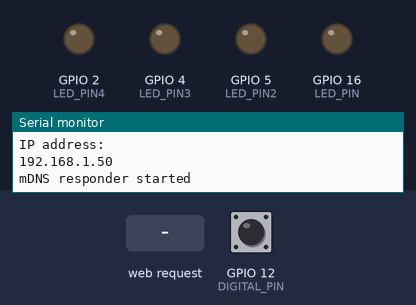
A sketch run on a simulated ESP8266 (NodeMCU). Shown: output pins drawn as LEDs (lit = HIGH), the last lines printed to the serial monitor. The inputs (shaded band) are chosen by the test bench; at power-on: GPIO 12 (DIGITAL_PIN) HIGH. WiFi joins after 1.5 s; servers stay silent unless stated.

Above: at 2.7 s.
2.8 s: HTTP request GET /led/1 received
At 3.9 s:
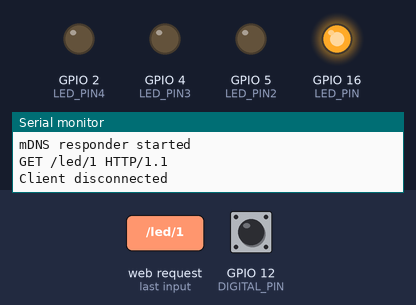
4.3 s: HTTP request GET /a received
At 5.1 s:
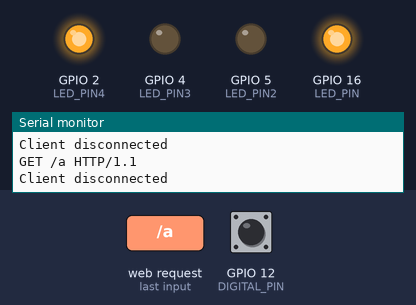
5.8 s: HTTP request GET /led/0 received
At 6.2 s:
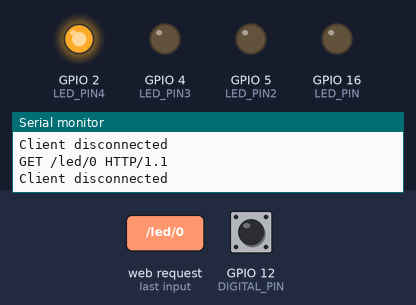
7.3 s: HTTP request GET /led/4 received
At 8.5 s:
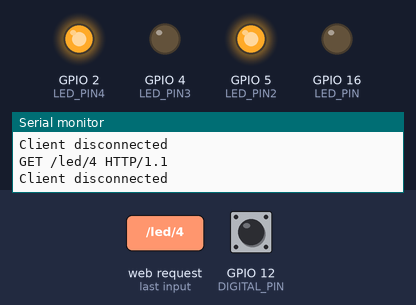
8.8 s: HTTP request GET /led/6 received
At 9.7 s:
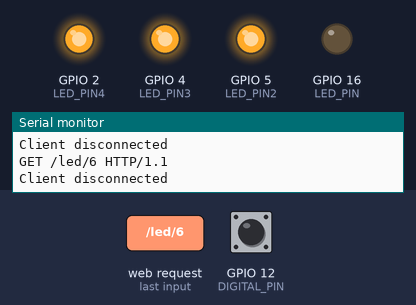
10.3 s: HTTP request GET /led/3 received
At 10.9 s:
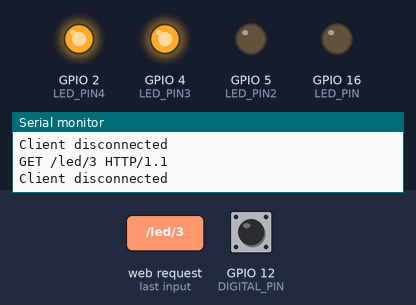
Timing chart, 0 to 12.8 s (numbered marks = the images above; inputs shaded):
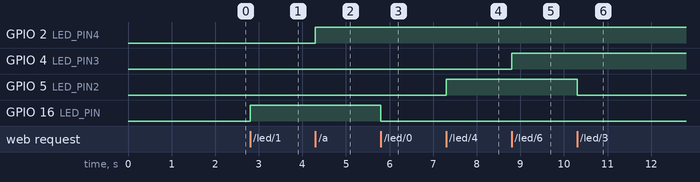

The sketch:

NodeMCU_AP_DOORP1Alarma.ino
```cpp
#include <ESP8266WiFi.h>
#include <ESP8266mDNS.h>

//Configuracion Wi-Fi
const char wifissid[] = "Wifil";
const char wifipsk[] = "123456789";

//LED Definitions
const int LED_PIN = 16; //The one onboard
const int LED_PIN2 = 5;//El GPIO1
const int LED_PIN3 = 4;// EL GPIO2
const int LED_PIN4 = 2;// LA ALARMA EN EL d4


//

const int ANALOG_PIN = A0; //Analog pin
const int DIGITAL_PIN = 12; //Digitial pin to be read

WiFiServer server(80);

    void setup() {
      // put your setup code here, to run once:
      initHardWare();
      connectWiFi();
      server.begin();
      setupMDNS();
    }

//· ····························· Mètodo Principal ·······································
void loop() {
            // Check if connected
            WiFiClient client = server.available();
            if (!client) {
              return;
            }

            //Read the first line of the req.
            String req = client.readStringUntil('\r');
            Serial.println(req);
            client.flush();

            //Cada vol representa a un led ;) ;)
            int vol = -1;
            int vol2 = -1;
            int vol3 = -1;

            //Colocamos la parte de la alarma
            int vol4 = -1;

            //Declaracion de los diferentes estados de la puerta
            //Se declara una entrada digital
            int volX = -1;
            int valor = digitalRead(DIGITAL_PIN);


          //led 1
            if (req.indexOf("/led/0") != -1)
               vol = 0;
            else if (req.indexOf("/led/1") != -1)
               vol = 1;

          //led 2
             else if (req.indexOf("/led/3")!=-1)
             vol2=0;
            else if(req.indexOf("/led/4")!=-1)
             vol2=1;


          //led 3
              else if (req.indexOf("/led/5")!=-1)
             vol3=0;
            else if(req.indexOf("/led/6")!=-1)
             vol3=1;

          //Parte de la puertta
              else if (req.indexOf("/door") !=-1) {
                volX = 1;
              }

          // Parte de la Alarma
              else if (req.indexOf("/a")) {
                vol4 = 1;
              }else if (req.indexOf("/b")) {
                vol4 = 0;
              }


          //De lo contrario ninguno jejejejXDXDXDXD
            else if (req.indexOf("/read") != -1){
              vol = -2;
              vol2 = -2;
              vol3 = -2;
              vol4 = -2;

            }


            //De acuerdo a la respuesta que me dee el servidor, encenderé el led
            if (vol >= 0 ){
               digitalWrite(LED_PIN, vol);
              }
              if (vol2 >=0) {
                digitalWrite(LED_PIN2,vol2);
              }
              if(vol3 >=0){
                digitalWrite(LED_PIN3,vol3);
              }
              if (vol4 >=0) {
                digitalWrite(LED_PIN4,vol4);
              }


             client.flush();

             //Prepare html response

             String s = "HTTP/1.1 200 OK\r\n";
             s += "Content Type: text/html\r\n\r\n";
             s += "<!DOCTYPE HTML>\r\n<html>\r\n";
             s+="<body>";
              s+="<style> body{background-color:#FFF6F2;} p{color:#26BD2B;} section{color:#FF1414;} aside{color:#226882; font-size:0.4em;}</style>";
             //Print a message
             if (vol >= 0) {
              s += "<h5>Se encuentra: </h5>";
              s += (vol)?"<p>Encendido</p>":"<section>Apagado</section>";
             }

             else   if (vol2 >= 0) {

              s += "<h5>Se encuentra:</h5>";
              s += (vol2)?"<p>Encendido</p>":"<section>Apagado</section>";

             }

             else  if (vol3 >=0) {
              s += "<h5>Se encuentra: </h5>";
              s += (vol3)?"<p>Encendido</p>":"<section>Apagado</section>";
             }

             else if (vol4 >=0) {
              s += "<h5>La alarma se encuentra: </h5>";
              s += (vol3)?"<p>Encendida</p>":"<section>Apagada</section>";
             }
            //Entra la parte de la puerta
             else if (volX >=0 ) {

                 if (valor == HIGH) {
                    s += "Habierta";
                    client.flush();
                 }
                 if (valor == LOW) {
                    s += "Cerrada";
                    client.flush();
                 }
            }
            //Fin de la parte de la puerta

             else if (vol == -2) {
              s += "<h5>Todo esta bien</h5>";
              s +="<hr>";
              s +="<aside>Enciende/Apaga</aside>";
              s += "<br>";
             } else if (vol2 == -2) {
              s += "<h5>Todo esta bien</h5>";
              s +="<hr>";
              s +="<aside>Enciende/Apaga</aside>";
              s += "<br>";
              }
              else if (vol3 == -2) {
              s += "<h5>Todo esta bien</h5>";
              s +="<hr>";
              s +="<aside>Enciende/Apaga</aside>";
              s += "<br>";
             }
             else {
              s += "Invalid Request. <br> Try /led/1, /led/0 or /read";
             }
            s+="</body>";
             s += "</html>\n";

             //send response to the client


             client.print(s);

             delay(1);
             Serial.println("Client disconnected");

}
// ······················· Fin del método principal


                void connectWiFi() {
                  byte ledStatus = LOW;
                  Serial.println();
                  Serial.println("Connecting to: " + String(wifissid));
                  WiFi.mode(WIFI_AP);

                  WiFi.begin(wifissid,wifipsk);

                  while (WiFi.status() != WL_CONNECTED) {
                    //Blink the LED
                    digitalWrite(LED_PIN, ledStatus);
                    ledStatus = (ledStatus == LOW) ? LOW : HIGH;

                    delay(100);
                  }
                  Serial.println("WiFi Connected");
                  Serial.println("IP address: ");
                  Serial.println(WiFi.localIP());
                  digitalWrite(16, LOW);

                }

                void setupMDNS()
                {
                  //Call mdns to setup mdns to pint to domain.local
                  if (!MDNS.begin("thing"))
                  {
                    Serial.println("Error setting up MDNS responder!");
                    while(1) {
                      delay(1000);
                    }
                  }
                  Serial.println("mDNS responder started");
                }


                //--- Configuración del sistema
                void initHardWare()
                {
                  Serial.begin(115200);
                  //Este sera el de la puerta
                  pinMode(DIGITAL_PIN, INPUT_PULLUP);

                  pinMode(LED_PIN, OUTPUT);
                  pinMode(LED_PIN2,OUTPUT);
                  pinMode(LED_PIN3,OUTPUT);
                  pinMode(LED_PIN4,OUTPUT);


                  digitalWrite(LED_PIN, LOW);
                  digitalWrite(LED_PIN2,LOW);
                  digitalWrite(LED_PIN3, LOW);
                  digitalWrite(LED_PIN4,LOW);
                }
```

Measured:
- after the input at 2.8 s, GPIO 16 (LED_PIN): LOW → HIGH at once
- after the input at 4.3 s, GPIO 2 (LED_PIN4): LOW → HIGH at once
- after the input at 5.8 s, GPIO 16 (LED_PIN): HIGH → LOW at once
- after the input at 7.3 s, GPIO 5 (LED_PIN2): LOW → HIGH at once
- after the input at 8.8 s, GPIO 4 (LED_PIN3): LOW → HIGH at once
- after the input at 10.3 s, GPIO 5 (LED_PIN2): HIGH → LOW at once
